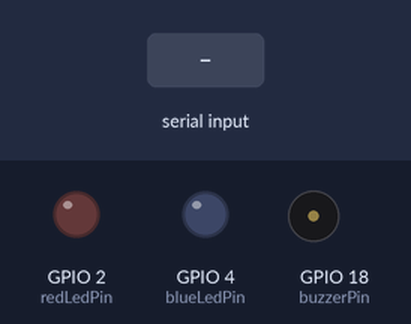
The sketch below on a simulated ESP32. On the bench: output pins drawn as LEDs (lit = HIGH), buzzer (waves = sounding). The inputs (shaded band) are chosen by the test bench. Nothing arrives over Bluetooth unless stated; pins used as bus, display or sensor lines are not drawn; what the sketch prints to the serial monitor is not drawn.

Above: at 1.2 s.
1.3 s: "X" received over the second serial link
At 1.7 s:
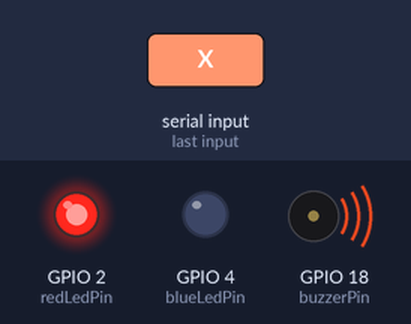
At 2.2 s:
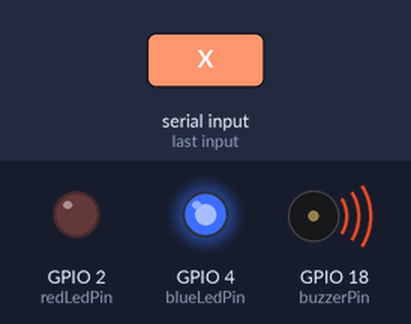
Timing chart, 0 to 4.3 s (numbered marks = the images above; inputs shaded):
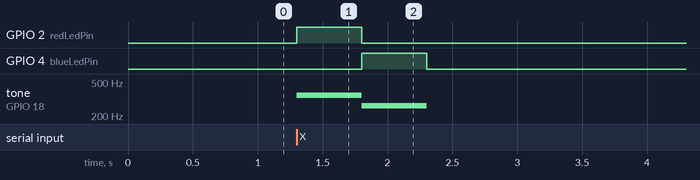

Measured:
- after the input at 1.3 s, GPIO 2 (redLedPin): LOW → HIGH at once, → LOW 0.50 s later; GPIO 4 (blueLedPin): LOW → HIGH after 0.50 s, → LOW 0.50 s later; tone on GPIO 18 (buzzerPin): silent → 349 Hz at once, → 262 Hz 0.50 s later, → silent 0.50 s later

The sketch:

sarah_alarm.ino
```cpp
#include <BluetoothSerial.h>

BluetoothSerial SerialBT;

const int redLedPin = 2;
const int blueLedPin = 4;
const int buzzerPin = 18;
uint8_t serverMAC[6] = {0xa0, 0xa3, 0xb3, 0x96, 0x5c, 0xee};

void setup() {
  Serial.begin(115200);
  SerialBT.begin("ESP32_ALERT", true); // Numele dispozitivului Bluetooth
  pinMode(redLedPin, OUTPUT);
  pinMode(blueLedPin, OUTPUT);
  pinMode(buzzerPin, OUTPUT);

  // Oprește toate ieșirile la început
  digitalWrite(redLedPin, LOW);
  digitalWrite(blueLedPin, LOW);
  digitalWrite(buzzerPin, HIGH);

  // Conectează-te la serverul Bluetooth ESP32_MIC
  while (!SerialBT.connect(serverMAC)) {
    Serial.println("Connecting to ESP32_MIC...");
    delay(1000);
  }

  Serial.println("Connected to ESP32_MIC");
}

void loop() {
  if (SerialBT.connected()) {
    if (SerialBT.available()) {
      char receivedChar = SerialBT.read();
      if (receivedChar == 'X') {
        // Aprinde LED-urile și suna buzzer-ul
        digitalWrite(redLedPin, HIGH);
        digitalWrite(blueLedPin, LOW);
        tone(buzzerPin, 349); // Sunet la 1000 Hz
        delay(500); // 0.5 secunde

        digitalWrite(redLedPin, LOW);
        digitalWrite(blueLedPin, HIGH);
        tone(buzzerPin, 262); // Sunet la 1500 Hz
        delay(500); // 0.5 secunde

        // Oprește buzzer-ul si ledurile între cicluri
        digitalWrite(blueLedPin, LOW);
        noTone(buzzerPin);
        digitalWrite(buzzerPin, HIGH);
      }
    }
  } else {
    Serial.println("Connection lost. Reconnecting...");
    while (!SerialBT.connect(serverMAC)) {
      Serial.println("Reconnecting to ESP32_MIC...");
      delay(1000);
    }
    Serial.println("Reconnected to ESP32_MIC");
  }
}
```
